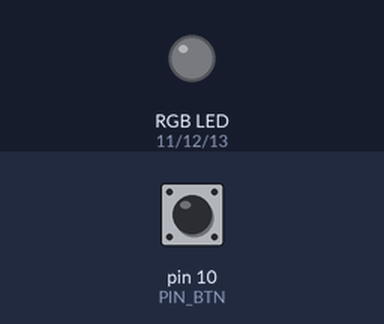
This sketch was run on a simulated Arduino Uno, built with avr-gcc and run on an emulated ATmega328P. On the bench: an RGB LED mixed from three pins (HIGH = lit). Dashed ring = blinking. Inputs (shaded band) come from the test bench; at power-on: pin 10 (PIN_BTN) HIGH.

Above: at 1.2 s.
1.3 s: pin 10 (PIN_BTN) pulled LOW for 0.15 s
At 2.0 s:
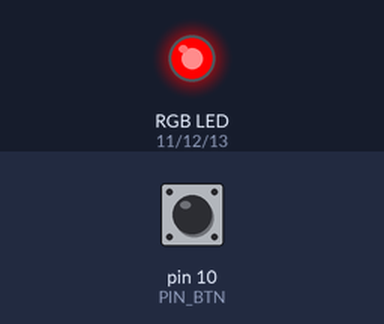
2.9 s: pin 10 (PIN_BTN) pulled LOW for 1 s
At 3.2 s:
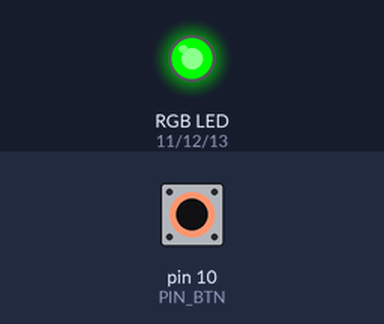
5.4 s: pin 10 (PIN_BTN) pulled LOW for 0.15 s
At 6.3 s:
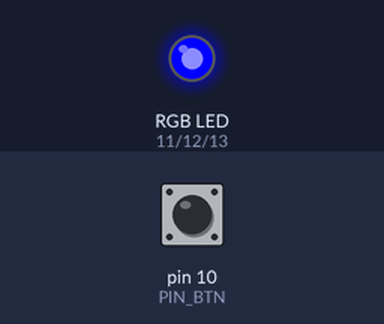
7.0 s: pin 10 (PIN_BTN) pulled LOW for 3.2 s
At 7.4 s:
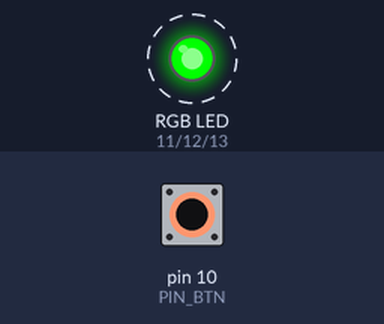
Timing chart, 0 to 12.7 s (numbered marks = the images above; inputs shaded):
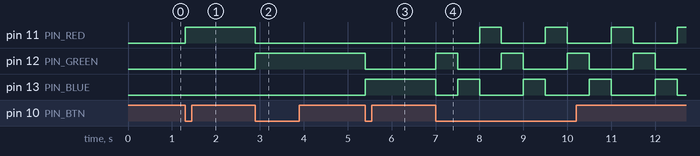

The sketch:

zmena_barvy_rgb_tlacitkem.ino
```cpp
#define PIN_BTN   10
#define PIN_RED   11
#define PIN_GREEN 12
#define PIN_BLUE  13

byte rezim;
byte predchoziBTN;
unsigned long predchoziMS;
byte tik = 0;
byte barva = 0;

void setup() {
  pinMode(PIN_BTN, INPUT_PULLUP);
  pinMode(PIN_RED, OUTPUT);
  pinMode(PIN_GREEN, OUTPUT);
  pinMode(PIN_BLUE, OUTPUT);
}

void loop() {
  // obsluha casu

  unsigned long aktualniMS = millis();
  if (aktualniMS - predchoziMS >= 500) {
    tik = 1;
    predchoziMS = aktualniMS;
  } else {
    tik = 0;
  }

  // obsluha tlacitka

  byte aktualniBTN = digitalRead(PIN_BTN);
  if (aktualniBTN != predchoziBTN && aktualniBTN == LOW) {
    rezim++;
  }
  predchoziBTN = aktualniBTN;

  // obsluha rezimu

  switch (rezim) {
    case 0:
      digitalWrite(PIN_RED, LOW);
      digitalWrite(PIN_GREEN, LOW);
      digitalWrite(PIN_BLUE, LOW);
      break;
    case 1:
      digitalWrite(PIN_RED, HIGH);
      break;
    case 2:
      digitalWrite(PIN_RED, LOW);
      digitalWrite(PIN_GREEN, HIGH);
      break;
    case 3:
      digitalWrite(PIN_GREEN, LOW);
      digitalWrite(PIN_BLUE, HIGH);
      break;
    case 4:
      if (tik) {
        if (barva < 2) barva++;
        else barva = 0;
      }
      switch (barva) {
        case 0:
          digitalWrite(PIN_RED, HIGH);
          digitalWrite(PIN_GREEN, LOW);
          digitalWrite(PIN_BLUE, LOW);
          break;
        case 1:
          digitalWrite(PIN_RED, LOW);
          digitalWrite(PIN_GREEN, HIGH);
          digitalWrite(PIN_BLUE, LOW);
          break;
        case 2:
          digitalWrite(PIN_RED, LOW);
          digitalWrite(PIN_GREEN, LOW);
          digitalWrite(PIN_BLUE, HIGH);
          break;
      }
      break;
    default:
      rezim = 0;
      break;
  }

}
```

Measured:
- after the input at 1.3 s, pin 11 (PIN_RED): LOW → HIGH at once
- after the input at 2.9 s, pin 11 (PIN_RED): HIGH → LOW at once; pin 12 (PIN_GREEN): LOW → HIGH at once
- after the input at 5.4 s, pin 12 (PIN_GREEN): HIGH → LOW at once; pin 13 (PIN_BLUE): LOW → HIGH at once
- after the input at 7.0 s, pin 11 (PIN_RED): alternates HIGH for 0.50 s and LOW for 1.0 s, starting after 1.0 s; pin 12 (PIN_GREEN): alternates HIGH for 0.50 s and LOW for 1.0 s, starting at once; pin 13 (PIN_BLUE): HIGH → LOW at once, then repeats every 1.5 s: HIGH 0.50 s, LOW 1.0 s
